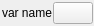
<?xml version="1.0" encoding="UTF-8"?>
<ui version="4.0">
 <class>Form</class>
 <widget class="QWidget" name="Form">
  <property name="geometry">
   <rect>
    <x>0</x>
    <y>0</y>
    <width>94</width>
    <height>26</height>
   </rect>
  </property>
  <property name="windowTitle">
   <string>Form</string>
  </property>
  <layout class="QHBoxLayout" name="horizontalLayout">
   <property name="spacing">
    <number>1</number>
   </property>
   <property name="leftMargin">
    <number>1</number>
   </property>
   <property name="topMargin">
    <number>1</number>
   </property>
   <property name="rightMargin">
    <number>1</number>
   </property>
   <property name="bottomMargin">
    <number>1</number>
   </property>
   <item>
    <widget class="QWidget" name="widget" native="true"/>
   </item>
   <item>
    <widget class="QLabel" name="labelName">
     <property name="text">
      <string>var name</string>
     </property>
    </widget>
   </item>
   <item>
    <spacer name="horizontalSpacer">
     <property name="orientation">
      <enum>Qt::Horizontal</enum>
     </property>
     <property name="sizeHint" stdset="0">
      <size>
       <width>40</width>
       <height>20</height>
      </size>
     </property>
    </spacer>
   </item>
   <item>
    <widget class="QPushButton" name="pushButton_2">
     <property name="maximumSize">
      <size>
       <width>40</width>
       <height>16777215</height>
      </size>
     </property>
     <property name="text">
      <string/>
     </property>
     <property name="icon">
      <iconset resource="nodes_res.qrc">
       <normaloff>:/icons/resources/delete_icon.png</normaloff>:/icons/resources/delete_icon.png</iconset>
     </property>
    </widget>
   </item>
  </layout>
 </widget>
 <resources>
  <include location="nodes_res.qrc"/>
 </resources>
 <connections/>
</ui>
